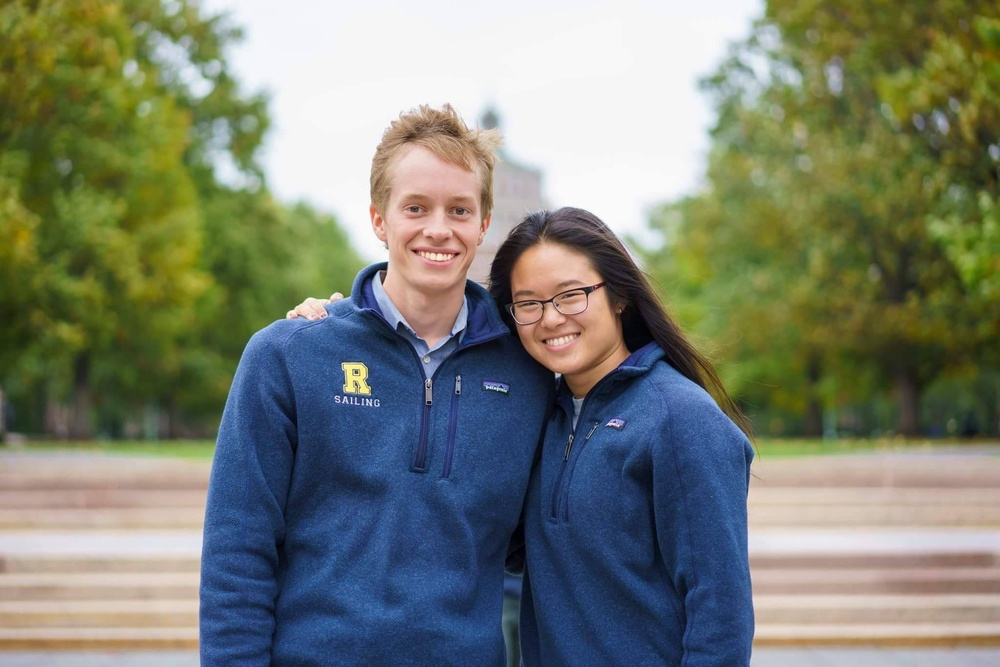
#> input picture test.jpg, 1000 x 667 px, shrunk from 2048 x 1365 before the run
$ python -i plot.py   (imports and definitions only)
#> lines starting #> are read from the running program, lines starting #| are printed output that depends on the picture
import plotly.express as px
import plotly.graph_objects as go
import base64
import math
import pandas as pd
import numpy as np
from plot.plot_preparation import prepare_dataframe, group_expression_level, group_expression, group_interest_area
import matplotlib.pyplot as plt


def readtxt(file_path):
    with open(file_path) as f:
        return eval(f.read())


# [268 lines left out: functions plot_graph, calculate_expression_pattern, plot_result_train_model, not called in this run]

>>> import cv2
>>> picture = cv2.imread('../test.jpg', cv2.IMREAD_GRAYSCALE)
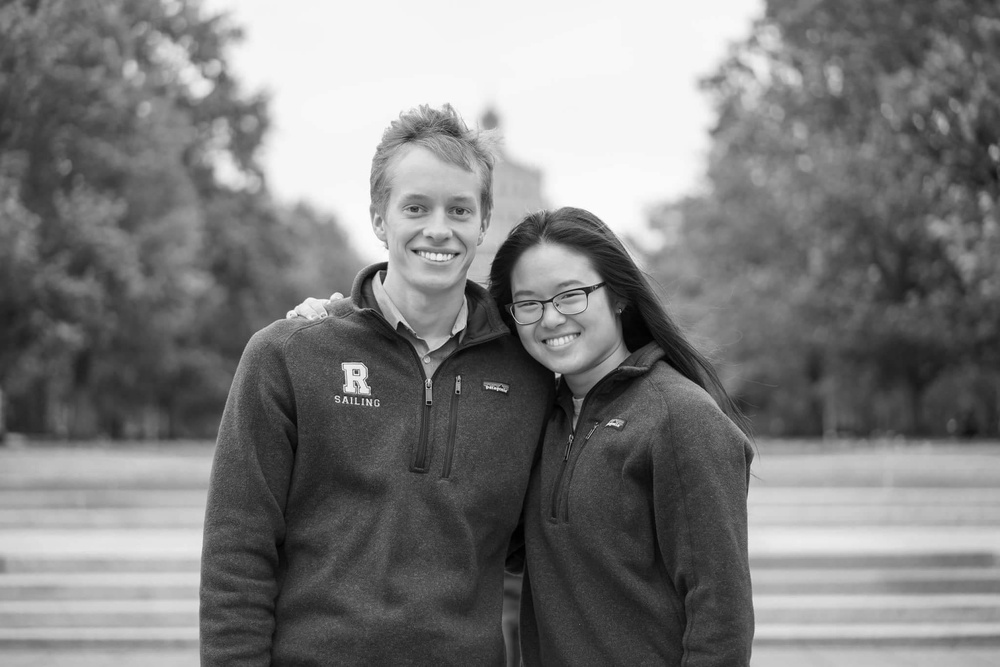
#> picture: shape (667, 1000); min 0, max 255, mean 124.9
#> after the loop in calculate_expression_pattern, `for index, dataframe in _dataframe:`: dfs = []
#> (the run stopped early here; a loop or call above may not have finished)
